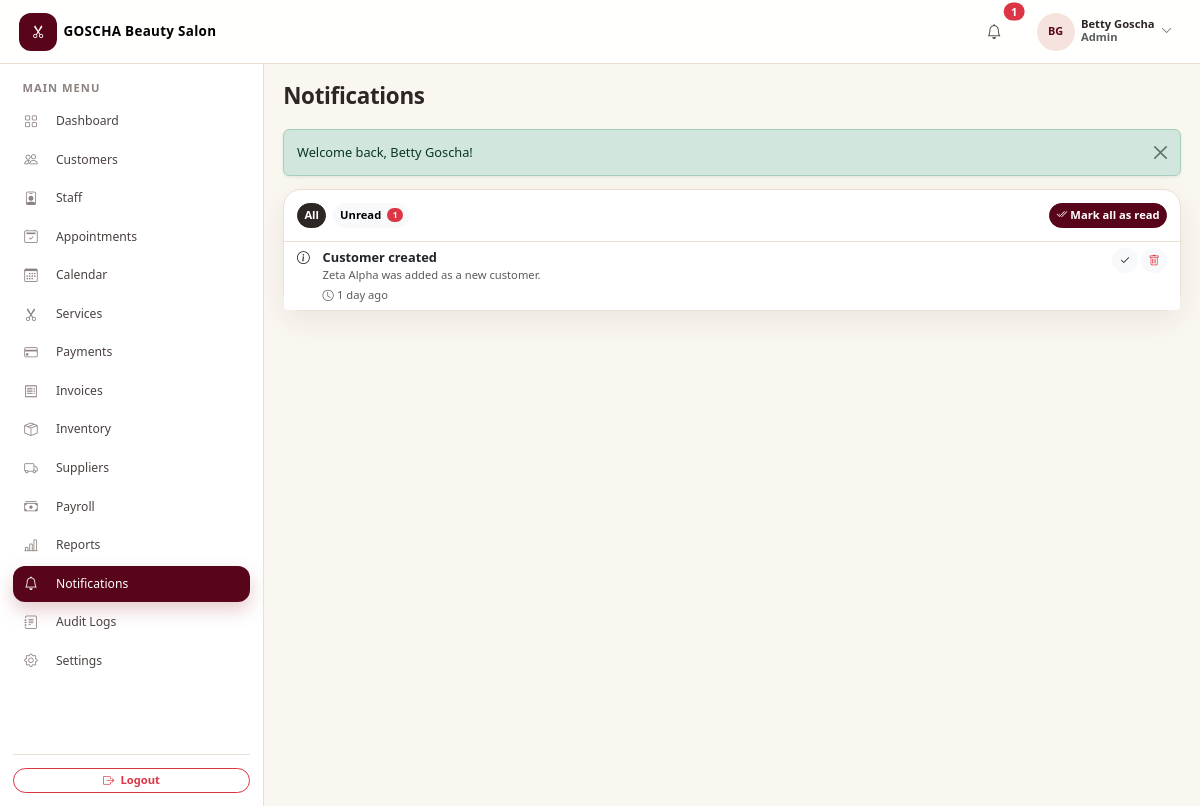
/admin/notifications.php (signed in), run on an earlier commit of the app's database.
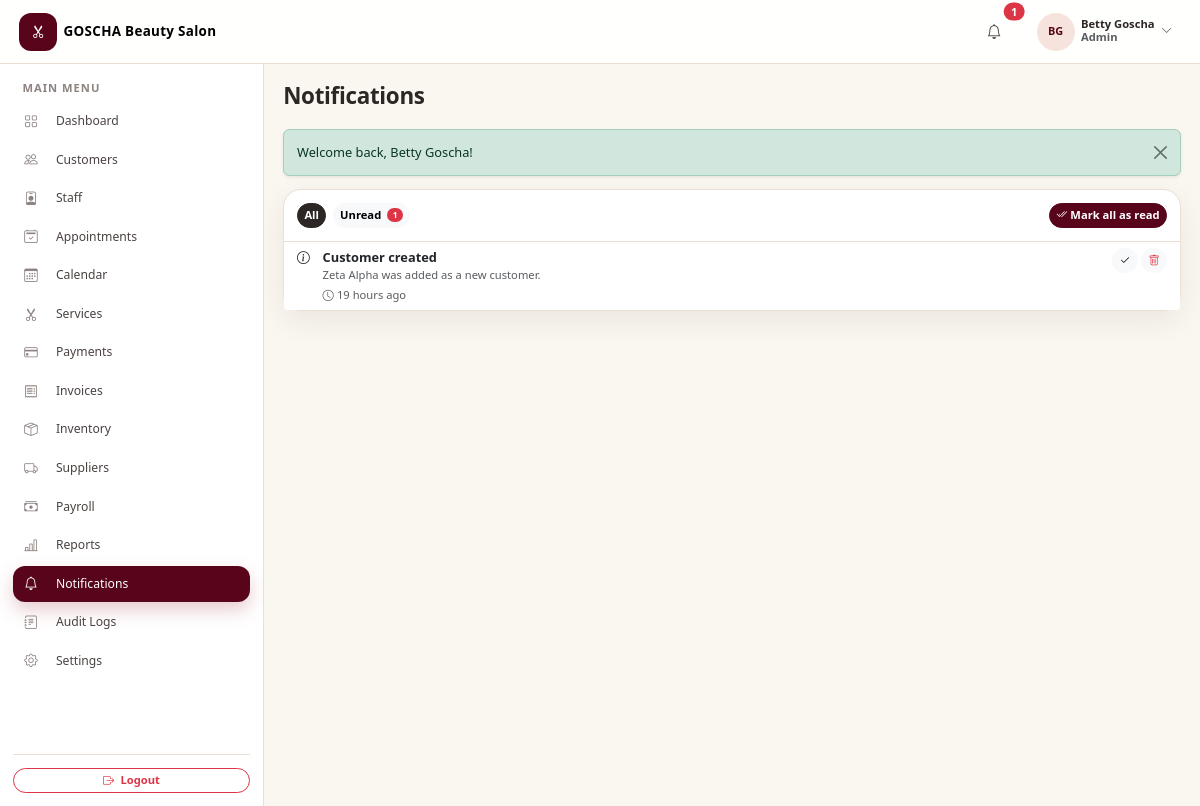
And on a later commit of the database.
### tables this page shows
CREATE TABLE `notifications` (
  `id` int(11) NOT NULL AUTO_INCREMENT,
  `salon_id` int(11) NOT NULL,
  `user_id` int(11) DEFAULT NULL,
  `title` varchar(150) NOT NULL,
  `message` text DEFAULT NULL,
  `type` varchar(30) NOT NULL DEFAULT 'info',
  `is_read` tinyint(1) NOT NULL DEFAULT 0,
  `created_at` datetime NOT NULL DEFAULT current_timestamp(),
  PRIMARY KEY (`id`),
  KEY `idx_notif_user` (`user_id`),
  KEY `idx_notif_read` (`is_read`),
  KEY `idx_notifications_salon` (`salon_id`),
  CONSTRAINT `fk_notif_user` FOREIGN KEY (`user_id`) REFERENCES `users` (`id`) ON DELETE CASCADE,
  CONSTRAINT `fk_notifications_salon` FOREIGN KEY (`salon_id`) REFERENCES `salons` (`id`)
);

### admin/notifications.php (called while the page is built, shortened)
<?php
include __DIR__ . '/../modules/notifications.php';

### config/database.php (called while the page is built, shortened)
<?php
function db(): PDO
{
    static $pdo = null;
    if ($pdo === null) {
        $options = [
            PDO::ATTR_ERRMODE            => PDO::ERRMODE_EXCEPTION,
            PDO::ATTR_DEFAULT_FETCH_MODE => PDO::FETCH_ASSOC,
            PDO::ATTR_EMULATE_PREPARES   => false,
        ];
        try {
            $pdo = new PDO(
                'mysql:host=' . DB_HOST . ';dbname=' . DB_NAME . ';charset=utf8mb4',
                DB_USER,
                DB_PASS,
                $options
            );
        } catch (PDOException $e) {
            http_response_code(500);
            exit('Database connection failed. Please check config/database.php and make sure MySQL is running.');
        }
    }
    return $pdo;
}

### includes/functions.php (called while the page is built, shortened)
<?php
function e($value): string
{
    return htmlspecialchars((string)$value, ENT_QUOTES, 'UTF-8');
}
function time_ago($datetime): string
{
    $diff = time() - (int)strtotime((string)$datetime);
    $mins = (int)floor($diff / 60);
    $hours = (int)floor($mins / 60);
    if ($hours < 24) {
        return $hours . ' hour' . ($hours === 1 ? '' : 's') . ' ago';
    }
    $days = (int)floor($hours / 24);
    if ($days < 7) {
        return $days . ' day' . ($days === 1 ? '' : 's') . ' ago';
    }
    return date('M j, Y', (int)strtotime((string)$datetime));
}

### modules/notifications.php (the view, shortened to what the changed rows need)
<?php
$salonId = (int)current_salon_id();
$me = (int)($_SESSION['user_id'] ?? 0);
$filter = ($_GET['filter'] ?? '') === 'unread' ? 'unread' : 'all';
if ($filter === 'unread') {
    $notifications = db()->prepare('SELECT * FROM notifications WHERE user_id = :user AND salon_id = :sid AND is_read = 0 ORDER BY created_at DESC LIMIT 100');
    $notifications->execute(['user' => $me, 'sid' => $salonId]);
    $notifications = $notifications->fetchAll();
} else {
    $notifications = db()->prepare('SELECT * FROM notifications WHERE user_id = :user AND salon_id = :sid ORDER BY created_at DESC LIMIT 100');
    $notifications->execute(['user' => $me, 'sid' => $salonId]);
    $notifications = $notifications->fetchAll();
}
$typeIcon = ['success' => 'check-circle', 'danger' => 'exclamation-triangle', 'warning' => 'exclamation-circle', 'info' => 'info-circle'];
include __DIR__ . '/../includes/header.php';
?>
<div class="card">
    <ul class="list-group list-group-flush">
        <?php if (!$notifications): ?>
            <li class="list-group-item"><div class="empty-state">
                <div class="icon"><i class="bi bi-bell-slash"></i></div>
                <p class="text-muted mb-0">You're all caught up.</p>
            </div></li>
        <?php else: foreach ($notifications as $n): ?>
            <li class="list-group-item <?php echo !$n['is_read'] ? 'bg-rose-soft bg-opacity-25' : ''; ?>">
                <div class="d-flex justify-content-between align-items-start gap-3">
                    <div class="d-flex gap-3">
                        <div class="notif-icon"><i class="bi bi-<?php echo $typeIcon[$n['type']] ?? 'info-circle'; ?>"></i></div>
                        <div>
                            <div class="fw-semibold"><?php echo e($n['title']); ?>
                                <?php if (!$n['is_read']): ?><span class="badge bg-rose rounded-pill ms-1">new</span><?php endif; ?>
                            </div>
                            <div class="small text-muted"><?php echo e($n['message']); ?></div>
                            <div class="small text-muted mt-1"><i class="bi bi-clock me-1"></i><?php echo time_ago($n['created_at']); ?></div>
                        </div>
                    </div>
                    <div class="d-flex gap-1">
                        <?php if (!$n['is_read']): ?>
                            <form method="post" action="notifications.php" class="d-inline">
                                <button class="btn btn-sm btn-light rounded-pill" title="Mark as read"><i class="bi bi-check2"></i></button>
                            </form>
                        <?php endif; ?>
                        <button type="button" class="btn btn-sm btn-light rounded-pill text-danger"
                                data-confirm="Delete this notification?"
                                data-confirm-action="notifications.php?form_action=delete_notification&id=<?php echo $n['id']; ?>"
                                data-confirm-label="Delete"><i class="bi bi-trash"></i></button>
                    </div>
                </div>
            </li>
        <?php endforeach; endif; ?>
    </ul>
</div>
<?php include __DIR__ . '/../includes/footer.php'; ?>

What changed in the data, as far as the page shows it:
changed notifications "Customer created": created_at "1 day ago" → "19 hours ago"
